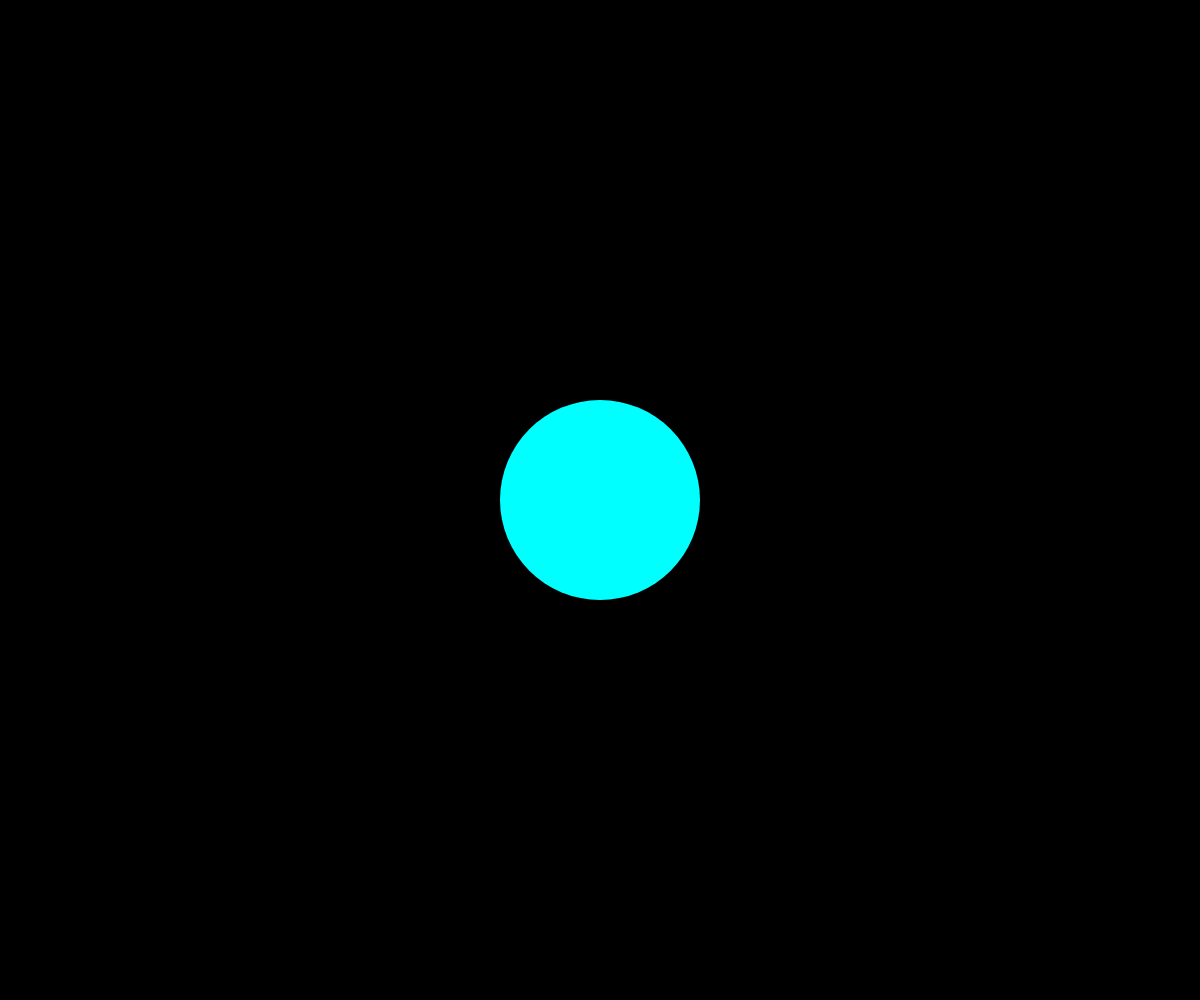
Frame 1 (no input)
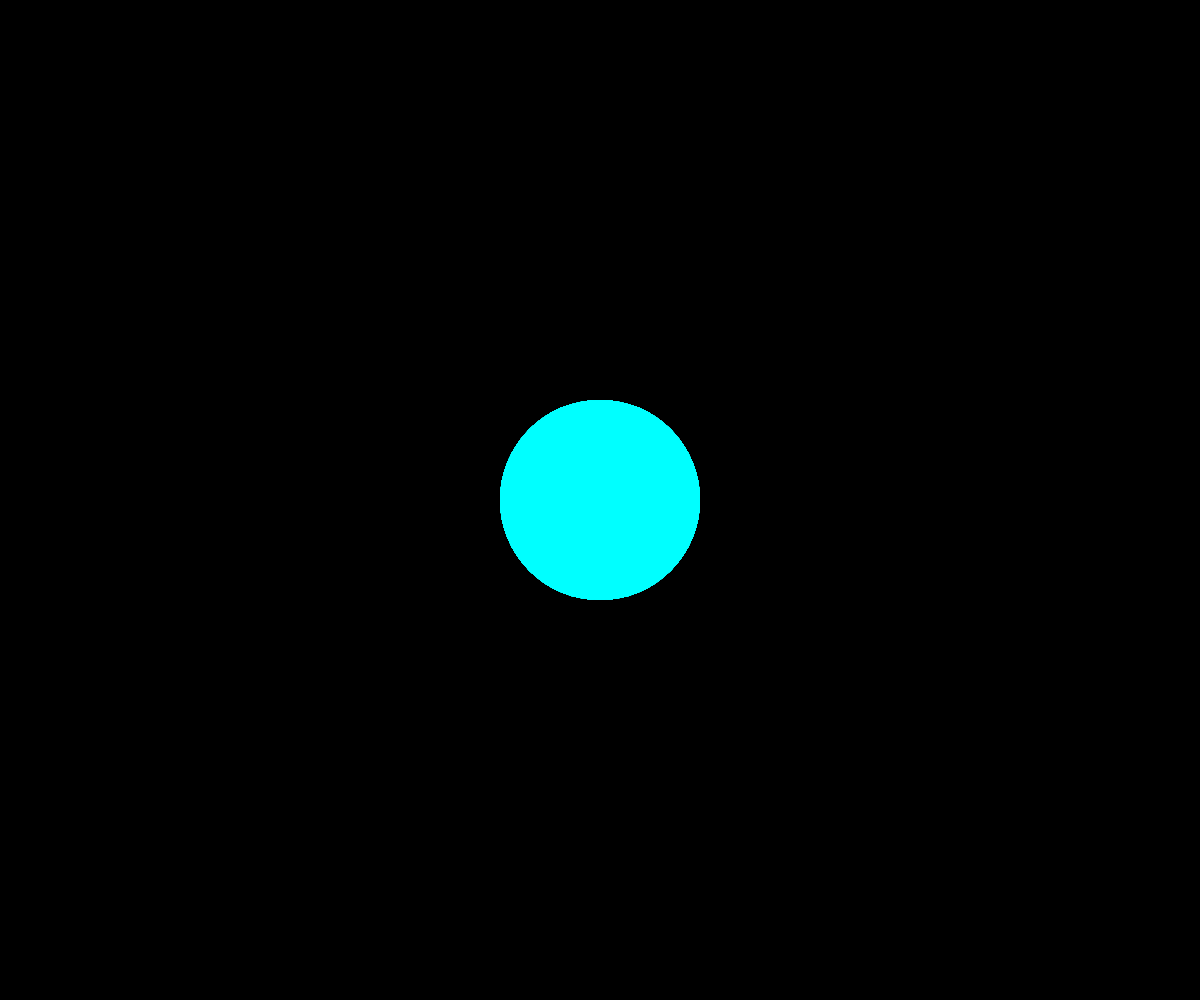
Frame 60 (no input)
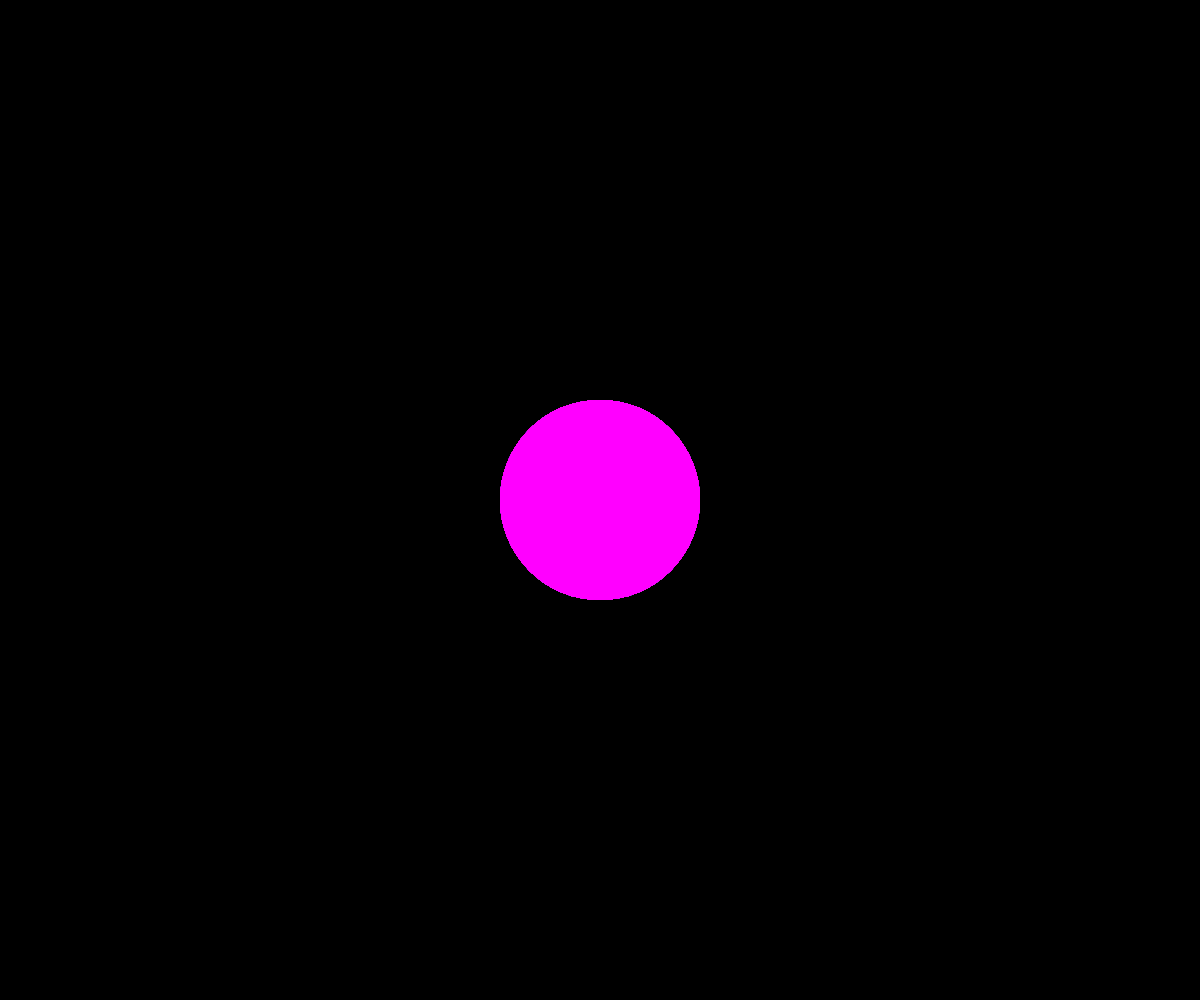
Frame 120 (the mouse pressed at the canvas centre since frame 60)

The p5.js sketch that drew these frames (run headless with seeded random() and noise() and a simulated clock; from frame 60 on, the mouse is pressed at the canvas centre):

// p5.js sketch
// ── sketch.js
/**Hover over the ellipse with your cursor to change the colour*/

function setup() {

  createCanvas(windowWidth, windowHeight); // create a canvas the size of the window
  
  fill (0,255,255); // fill any objects at the beginning to be teal
  background(0); // change the background to black
  
}

function draw() {

  noStroke();  // remove the stroke
  ellipse(windowWidth/2, windowHeight/2, 200, 200); // create an ellipse in the centre of the page, the size being 200 x 200 pixels
  
  if (mouseX < ((windowWidth/2)+ 100) && mouseX > ((windowWidth/2)) - 100 && mouseY < ((windowHeight/2)+ 100) && mouseY > ((windowHeight/2)) - 100) { // if the cursor is between the ellipse's x & y dimensions
    
    fill (255,0,255); // change the colour of the ellipse to magenta
     
 } else { // if the cursor is not hovering over the ellipse
     
    fill (0,255,255); // change the colour to teal
 }
  
}
